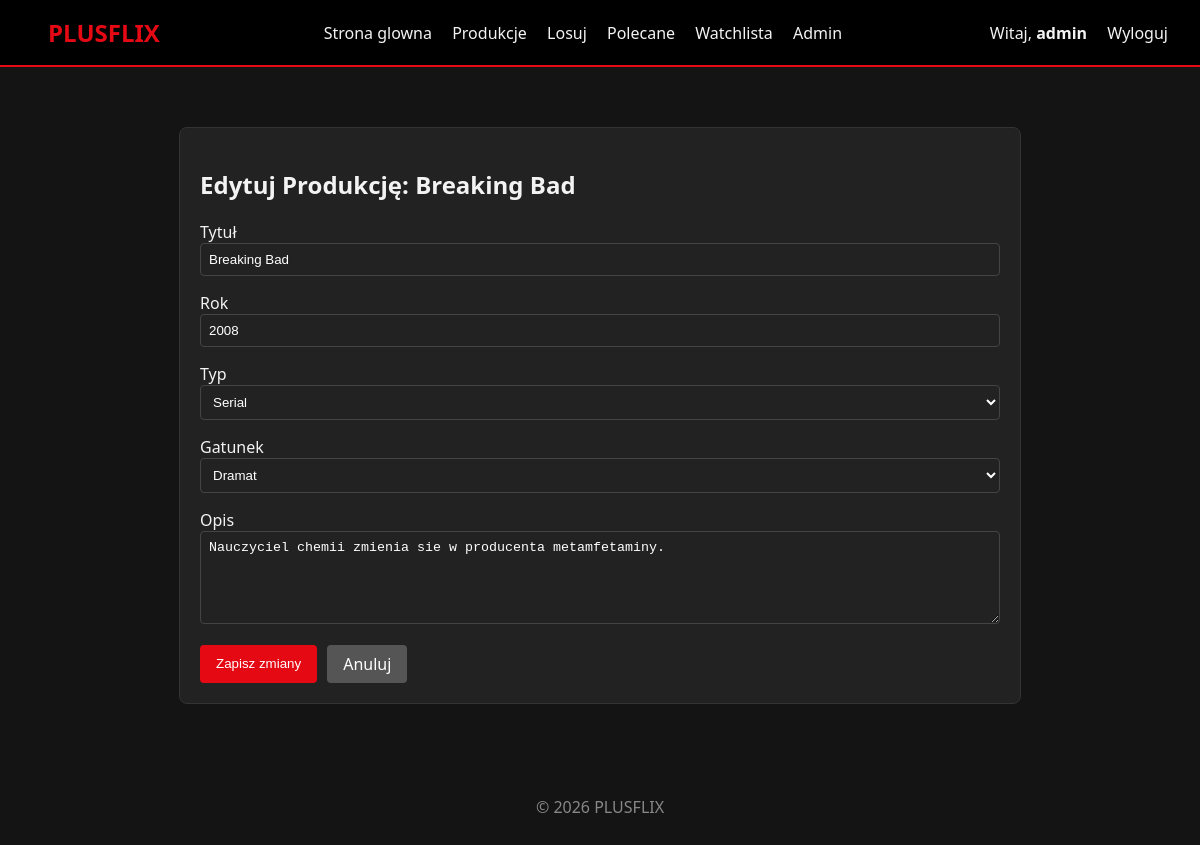
Screenshot of /pages/editProduction/1 (signed in) with the database file from the repository.
### tables this page shows
CREATE TABLE IF NOT EXISTS productions (
    id INT AUTO_INCREMENT PRIMARY KEY,
    title VARCHAR(255) NOT NULL,
    type VARCHAR(50) NOT NULL,
    genre_id INT,
    description TEXT,
    year INT,
    rating DECIMAL(3,1),
    created_at TIMESTAMP DEFAULT CURRENT_TIMESTAMP,
    FOREIGN KEY (genre_id) REFERENCES genres(id)
);

CREATE TABLE IF NOT EXISTS genres (
    id INT AUTO_INCREMENT PRIMARY KEY,
    name VARCHAR(100) NOT NULL UNIQUE
);

### core/Router.php (called while the page is built, shortened)
<?php
class Router {
    protected string $currentMethod = 'index';
    public function __construct() {
        $url = $this->getUrl();
        if ($url && strtolower($url[0]) === 'detail') {
            $this->currentController = 'App\\Controllers\\Pages';
            $this->currentMethod = 'detail';
            unset($url[0]);
        } elseif ($url && file_exists('../app/Controllers/' . ucwords($url[0]) . '.php')) {
            unset($url[0]);
        }
        $this->currentController = new $this->currentController;
        if (isset($url[1])) {
            if (method_exists($this->currentController, $url[1])) {
                $this->currentMethod = $url[1];
                unset($url[1]);
            }
        } else if (isset($url[0]) && method_exists($this->currentController, $url[0])) {
            $this->currentMethod = $url[0];
            unset($url[0]);
        }
        $this->params = $url ? array_values($url) : [];
        call_user_func_array([$this->currentController, $this->currentMethod], $this->params);
    }
    public function getUrl(): ?array {
        if (isset($_GET['url'])) {
            $url = rtrim($_GET['url'], '/');
            $url = filter_var($url, FILTER_SANITIZE_URL);
            return explode('/', $url);
        }
        return null;
    }
}

### public/index.php (called while the page is built, shortened)
<?php
spl_autoload_register(function($className) {
    $className = str_replace('\\', '/', $className);
    $file = '../' . $className . '.php';
});
$init = new Router();

### core/Database.php (called while the page is built, shortened)
<?php
class Database {
    private string $host = DB_HOST;
    private string $user = DB_USER;
    private string $pass = DB_PASS;
    private string $dbname = DB_NAME;
    private ?PDO $dbh = null;
    private $stmt;
    public function __construct() {
        $dsn = 'mysql:host=' . $this->host . ';dbname=' . $this->dbname;
        $options = [
            PDO::ATTR_PERSISTENT => true,
            PDO::ATTR_ERRMODE => PDO::ERRMODE_EXCEPTION,
            PDO::ATTR_DEFAULT_FETCH_MODE => PDO::FETCH_OBJ
        ];
        try {
            $this->dbh = new PDO($dsn, $this->user, $this->pass, $options);
        } catch (PDOException $e) {
            $this->error = $e->getMessage();
            echo "Błąd połączenia: " . $this->error;
        }
    }
    public function query(string $sql): void {
        $this->stmt = $this->dbh->prepare($sql);
    }
    public function bind($param, $value, $type = null): void {
        if (is_null($type)) {
            $type = match (true) {
                is_int($value) => PDO::PARAM_INT,
                is_bool($value) => PDO::PARAM_BOOL,
                is_null($value) => PDO::PARAM_NULL,
                default => PDO::PARAM_STR,
            };
        }
        $this->stmt->bindValue($param, $value, $type);
    }
    public function execute(): bool {
        return $this->stmt->execute();
    }
    public function resultSet(): array {
        $this->execute();
        return $this->stmt->fetchAll();
    }
    public function single() {
        $this->execute();
        return $this->stmt->fetch();
    }
}

### app/Models/Movie.php (called while the page is built, shortened)
<?php
class Movie extends Model {
    public function getMovieById($id) {
        $this->updateSingleMovieRating($id);
        $this->db->query('SELECT p.*, g.name as genre FROM productions p LEFT JOIN genres g ON p.genre_id = g.id WHERE p.id = :id');
        $this->db->bind(':id', $id);
        return $this->db->single();
    }
    private function updateSingleMovieRating($id) {
        $this->db->query('SELECT AVG(rating) as avg_rating FROM ratings WHERE production_id = :production_id AND is_approved = 1');
        $this->db->bind(':production_id', $id);
        $row = $this->db->single();
        $avgRating = ($row && $row->avg_rating !== null) ? round($row->avg_rating, 1) : 0;
        $this->db->query('UPDATE productions SET rating = :rating WHERE id = :id');
        $this->db->bind(':rating', $avgRating);
        $this->db->bind(':id', $id);
        $this->db->execute();
    }
}

### core/Model.php (called while the page is built, shortened)
<?php
abstract class Model {
    public function __construct(Database $db) {
        $this->db = $db;
    }
}

### app/Models/Genre.php (called while the page is built, shortened)
<?php
class Genre extends Model {
    public function getAllGenres() {
        $this->db->query("SELECT * FROM genres ORDER BY name ASC");
        return $this->db->resultSet();
    }
}

### app/Views/pages/edit_production.php (the view, shortened to what this page needs)
<?php require APPROOT . '/Views/inc/header.php'; ?>
    <div class="page-container">
        <div class="admin-section" style="max-width: 800px; margin: 0 auto;">
            <h2>Edytuj Produkcję: <?php echo $data['movie']->title; ?></h2>
            <form action="<?php echo URLROOT; ?>/pages/editProduction/<?php echo $data['movie']->id; ?>" method="post">
                <div class="form-group">
                    <label>Tytuł</label>
                    <input type="text" name="title" value="<?php echo $data['movie']->title; ?>" class="form-control" required>
                </div>
                <div class="form-group">
                    <label>Rok</label>
                    <input type="number" name="year" value="<?php echo $data['movie']->year; ?>" class="form-control" required>
                </div>
                <div class="form-group">
                    <label>Typ</label>
                    <select name="type" class="form-control">
                        <option value="Serial" <?php echo ($data['movie']->type == 'Serial') ? 'selected' : ''; ?>>Serial</option>
                    </select>
                </div>
                <div class="form-group">
                    <label>Gatunek</label>
                    <select name="genre_id" class="form-control" required>
                        <?php foreach($data['genres'] as $genre) : ?>
                            <option value="<?php echo $genre->id; ?>"
                                    <?php echo ($data['movie']->genre_id == $genre->id) ? 'selected' : ''; ?>>
                                <?php echo $genre->name; ?>
                            </option>
                        <?php endforeach; ?>
                    </select>
                </div>
                <div class="form-group">
                    <label>Opis</label>
                    <textarea name="description" rows="5" class="form-control"><?php echo $data['movie']->description; ?></textarea>
                </div>
                <div style="display: flex; gap: 10px;">
                    <button type="submit" class="btn btn-primary">Zapisz zmiany</button>
                    <a href="<?php echo URLROOT; ?>/pages/admin" class="btn" style="background: #555;">Anuluj</a>
                </div>
            </form>
        </div>
    </div>
<?php require APPROOT . '/Views/inc/footer.php'; ?>

### public/css/style.css (style rules this page uses)
:root { --primary: #e50914; --dark: #141414; --light: #f3f3f3; --grey: #333; }
body { font-family: 'Segoe UI', Tahoma, Geneva, Verdana, sans-serif; margin: 0; background-color: var(--dark); color: var(--light); }
.btn { background: var(--primary); color: white; padding: 0.5rem 1rem; border: none; border-radius: 4px; cursor: pointer; text-decoration: none; display: inline-block; }
form input, form select, form textarea { padding: 0.5rem; margin-bottom: 1rem; border-radius: 4px; border: 1px solid #444; background: #222; color: white; width: 100%; box-sizing: border-box; }
.page-container { max-width: 1200px; margin: 40px auto; padding: 20px; }

### public/css/admin.css (style rules this page uses)
.admin-section { margin-bottom: 60px; background: #222; padding: 20px; border-radius: 8px; border: 1px solid #333; }

### rows the page displays
productions: title "Breaking Bad", year "2008", type "Serial", genre_id "Dramat", description "Nauczyciel chemii zmienia sie w producenta metamfetaminy."

### other values shown
$_SESSION['username'] "admin"
